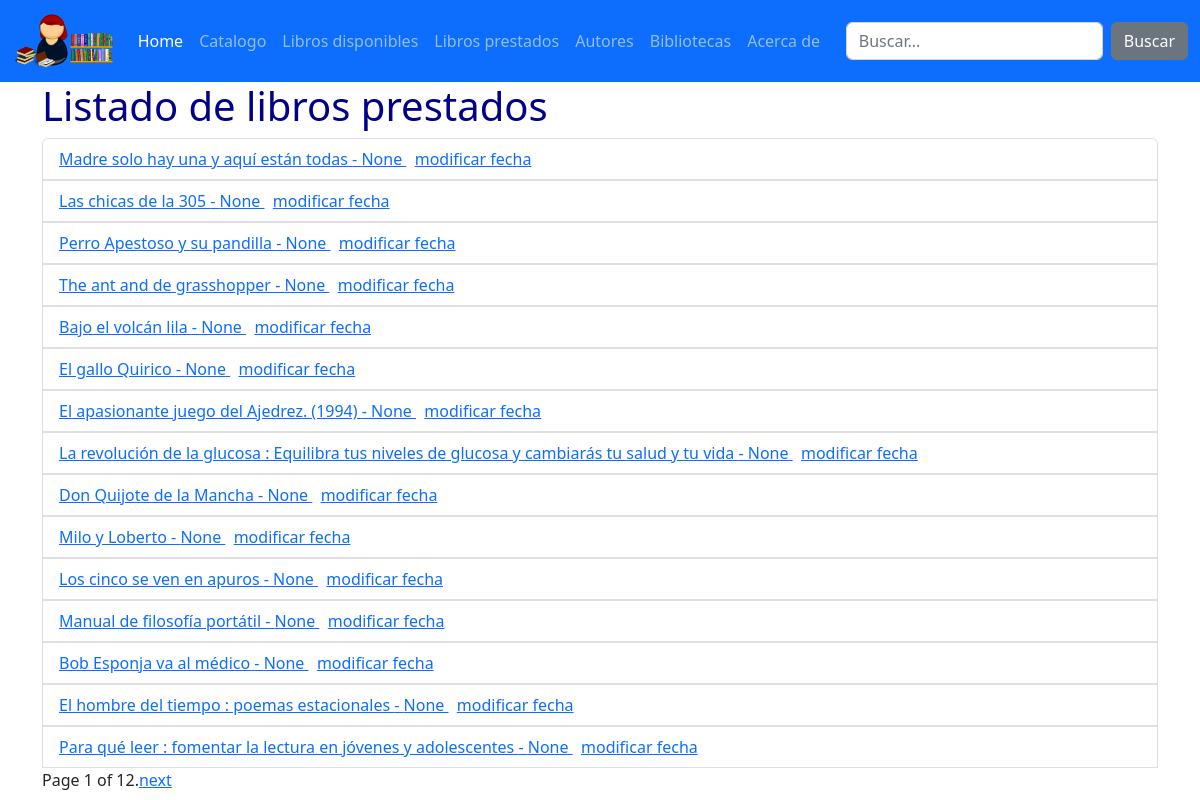
/catalogo/prestados/, run on the app's committed database.
### catalog/models.py (models this page shows, shortened)
class Bookinstance(models.Model):
    id = models.UUIDField(primary_key=True,
        default=uuid.uuid4,
        help_text='Unique ID for this particular book across whole library')
    book = models.ForeignKey('Book',
        on_delete=models.SET_NULL, null=True)
    imprint = models.CharField(max_length=200)
    due_back = models.DateField(null=True, blank=True)
    image = models.ImageField(upload_to='images',
        blank=True, null=True)
    LOAN_STATUS = (
        ('m', 'Maintenance'),
        ('o', 'On loan'),
        ('a', 'Available'),
        ('r', 'Reserved'),
    )
    status = models.CharField(
        max_length=1,
        choices=LOAN_STATUS,
        blank=True,
        default='m',
        help_text='Book availability',
    )
    class Meta:
        ordering = ['due_back']

class Book(models.Model):
    title = models.CharField(max_length=200)
    author = models.ForeignKey('Author',
        on_delete=models.SET_NULL,  ##que pasa si borramos el autor?
        null=True) #puede ser nulo?
    summary = models.TextField(
        max_length=1000,        #resumen va a ser un campo de texto largo
        help_text='Enter a brief description of the book',
        blank = True) #como opcional
    isbn = models.CharField(
        'ISBN', max_length=13,
         help_text='13 Character <a href="https://www.isbn-international.org/content/what-isbn">ISBN number</a>')
    genre = models.ManyToManyField('Genre',
        help_text='Select a genre for this book')
    language = models.ForeignKey('Language', on_delete=models.SET_NULL, null=True)
    def display_genre(self):
        """Create a string for the Genre. This is required to display genre in Admin."""
        return ', '.join(genre.name for genre in self.genre.all()[:3])
    display_genre.short_description = 'Genre'

### catalog/views.py (the view)
# urls.py: path('prestados/', LibrosPrestados.as_view(), name='prestados'),
class LibrosPrestados(ListView):
    model = Bookinstance
    template_name = 'catalog/libros_prestados.html'
    paginate_by = 15
    def get_queryset(self):
        return Bookinstance.objects.filter(status__exact='o').order_by('due_back')

### catalog/templates/catalog/libros_prestados.html (shortened to what this page needs)
{% extends 'base.html' %}
{% block content %}
    <h1>Listado de libros prestados</h1>
    <ul class="list-group">
    {% for libro in bookinstance_list %}
<li class="list-group-item"><a href="">{{ libro.book.title }} - {{ libro.due_back }} </a>&nbsp;
<a href="{% url 'renovar-fecha' libro.id %}"> modificar fecha<a></li>
    {% endfor %}
</ul>
    {% block pagination %}
        {% if is_paginated %}
            <div class="pagination">
                <span class="page-links">
                    <span class="page-current">
                        Page {{ page_obj.number }} of {{ page_obj.paginator.num_pages }}.
                    </span>
                    {% if page_obj.has_next %}
                        <a href="{{ request.path }}?page={{ page_obj.next_page_number }}">next</a>
                    {% endif %}
                </span>
            </div>
        {% endif %}
        {% endblock %}
{% endblock %}

### catalog/static/css/custom_styles.css (style rules this page uses)
h1 { color: darkblue; }

### data on the page
Bookinstance: book "Madre solo hay una y aquí están todas", due_back "None"
Bookinstance: book "Las chicas de la 305", due_back "None"
Bookinstance: book "Perro Apestoso y su pandilla", due_back "None"
Bookinstance: book "The ant and de grasshopper", due_back "None"
Bookinstance: book "Bajo el volcán lila", due_back "None"
Bookinstance: book "El gallo Quirico", due_back "None"
Bookinstance: book "El apasionante juego del Ajedrez. (1994)", due_back "None"
Bookinstance: book "La revolución de la glucosa : Equilibra tus niveles de glucosa y cambiarás tu salud y tu vida", due_back "None"
Bookinstance: book "Don Quijote de la Mancha", due_back "None"
Bookinstance: book "Milo y Loberto", due_back "None"
Bookinstance: book "Los cinco se ven en apuros", due_back "None"
Bookinstance: book "Manual de filosofía portátil", due_back "None"
Bookinstance: book "Bob Esponja va al médico", due_back "None"
Bookinstance: book "El hombre del tiempo : poemas estacionales", due_back "None"
Bookinstance: book "Para qué leer : fomentar la lectura en jóvenes y adolescentes", due_back "None"

### other printed values
{{ page_obj.number }} "1"
{{ page_obj.paginator.num_pages }} "12"
